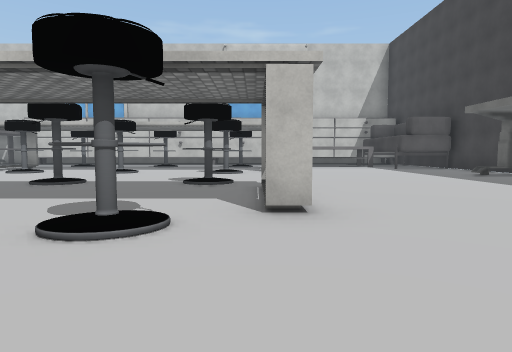
[1] (above)

17 first-person views from a walk through a Unity game level. The camera is 1.2 m above the floor, tilts 4° down and sees 75° across. The floor is counted in squares, 2 m on a side. Each view is taken from the middle of a square. On the plan, view 1 faces up. The plan holds only what a view shows up to about 10 squares ahead; the rest is blank. The player is left out. Some surface patterns are stand-ins.

[2]
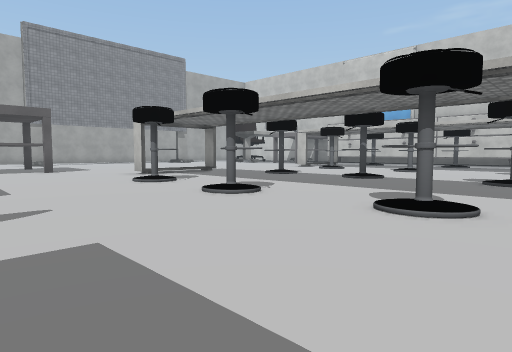

[3]
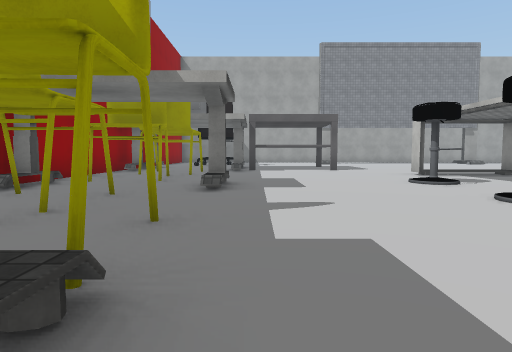

[4]
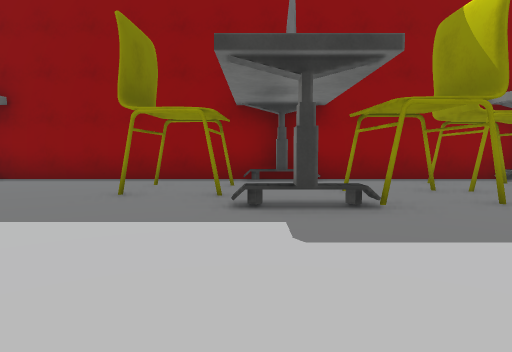

[5]
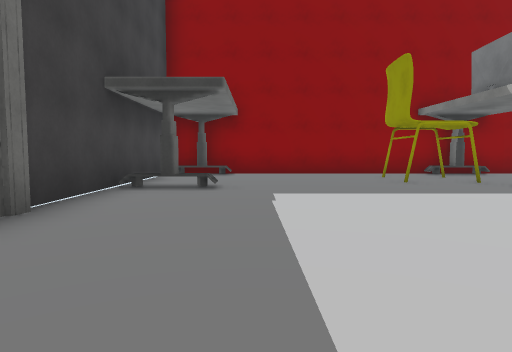

[6]
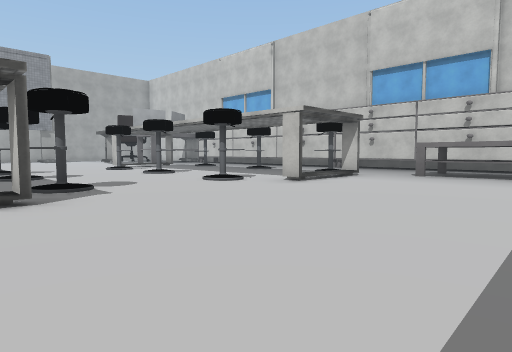

[7]
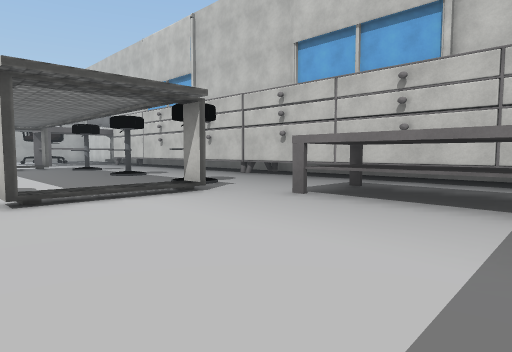

[8]
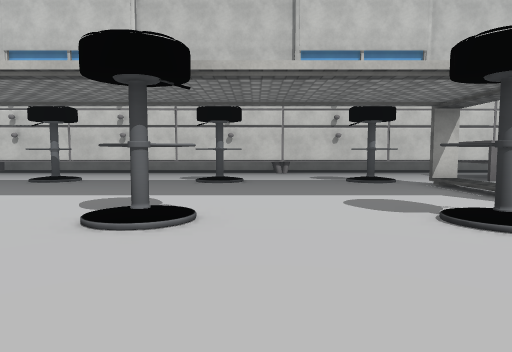

[9]
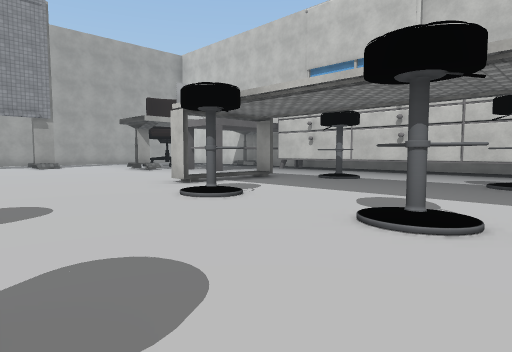

[10]
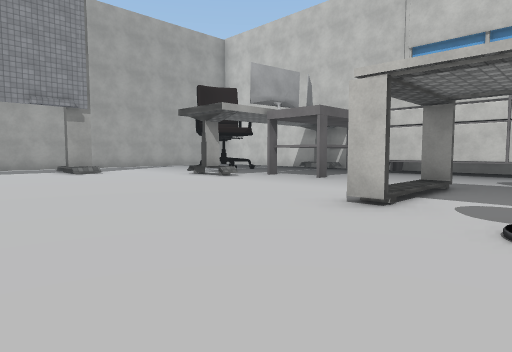

[11]
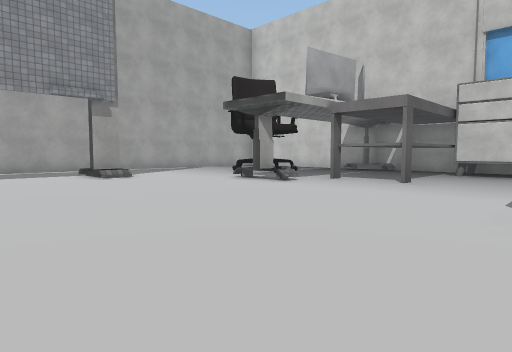

[12]
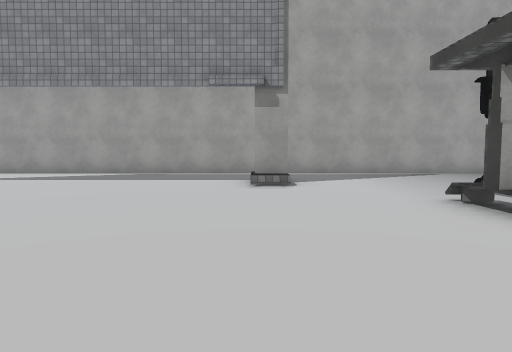

[13]
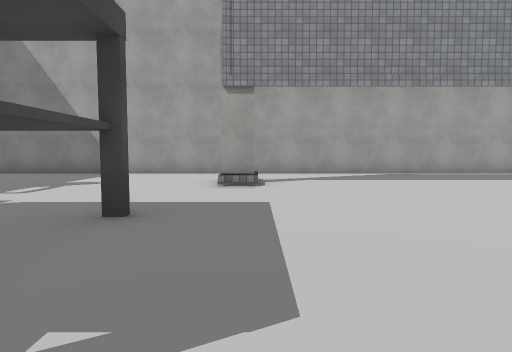

[14]
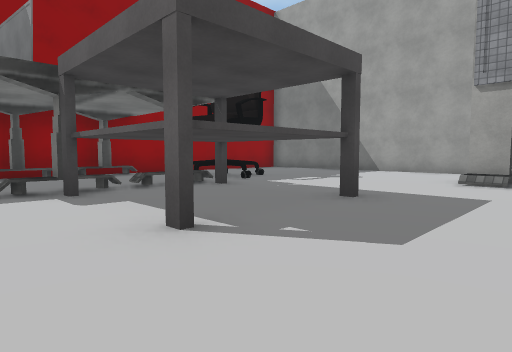

[15]
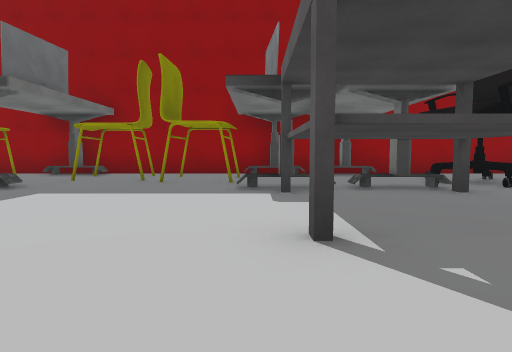

[16]
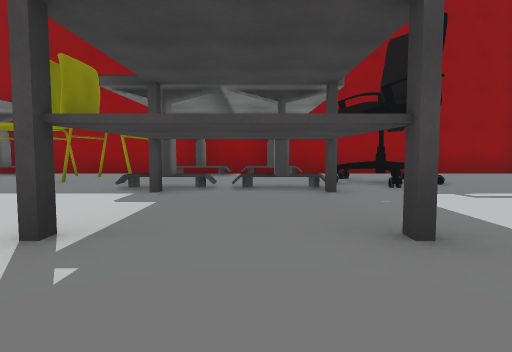

[17]
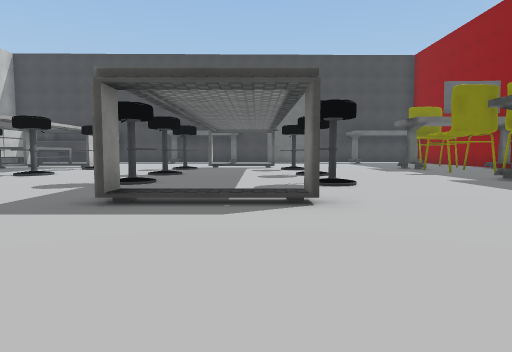

### Floor plan
Points are (right, up) in squares from view 1. A wall is a line through its corners. A room is listed if a view was taken in it or the views show most of it. See-through windows are left out.
Room 1 (views 1, 2, 3, 4, 5, 6, 7, 8, 9, 10, 11, 12, 13, 14, 15, 16, 17)
walls: (-8.6, 5.7) (-9.2, 5.7); (-8.6, 3.3) (-9.2, 3.3); (-9.2, 3.4) (-8.6, 3.4); (-8.6, 11.5) (-8.6, 10.6) (-9.1, 10.6); (-8.5, 13.1) (-9.1, 13.1); (-8.6, 13.2) (-8.6, 12.5); (0.8, 10.6) (0.1, 10.6); (-14.3, 12.9) (-14.3, 12.4); (-17.6, 3) (-17.6, 2.2); (0.8, 13.1) (0.1, 13.1); (-17.6, 10.8) (-17.6, 9.9); (4.1, 16.7) (-11.5, 16.7) (-11.5, 13.9) (-13.2, 13.9); (-20.4, -5.6) (7.2, -5.6); (7.5, -4.8) (7.4, 0.9); (-20.6, 16.6) (-20.6, -4.5)
objects: other object (-17, 14) to (-16, 15); other object (-16, -3) to (-15, -2); other object (-14, -1) to (-12, 1); other object (-13, -5); other object (-12, -5); other object (-9, -3); other object (-8, -5); other object (-7, 3); other object (-7, 10); other object (-7, 14); other object (-6, -5); other object (-6, -2); other object (-6, 6); other object (-5, -3); other object (-4, 3); other object (-4, 6); other object (-4, 10); other object (-4, 14); other object (-3, -3); other object (-3, -2); other object (-1, -5); other object (-1, -2); other object (-1, 3); other object (-1, 6) to (-1, 7); other object (-1, 10); other object (-1, 14); other object (2, -3); other object (2, 14) to (4, 15); other object (6, -5); other object (6, -2); other object (7, 9)

Where each view was taken, in squares from view 1:
view 1: 0 up, 0 right, facing up
view 2: 1 down, 0 right, facing up-left
view 3: 1 down, 0 right, facing left
view 4: 2 up, 0 right, facing down
view 5: 4 up, 5 right, facing down
view 6: 5 up, 5 right, facing up-left
view 7: 10 up, 5 right, facing up-left
view 8: 7 up, 3 left, facing up
view 9: 7 up, 3 left, facing up-left
view 10: 7 up, 7 left, facing up-left
view 11: 7 up, 9 left, facing up-left
view 12: 10 up, 11 left, facing left
view 13: 3 up, 11 left, facing left
view 14: 4 up, 10 left, facing down-left
view 15: 4 up, 11 left, facing down
view 16: 4 up, 13 left, facing down
view 17: 4 up, 13 left, facing right
